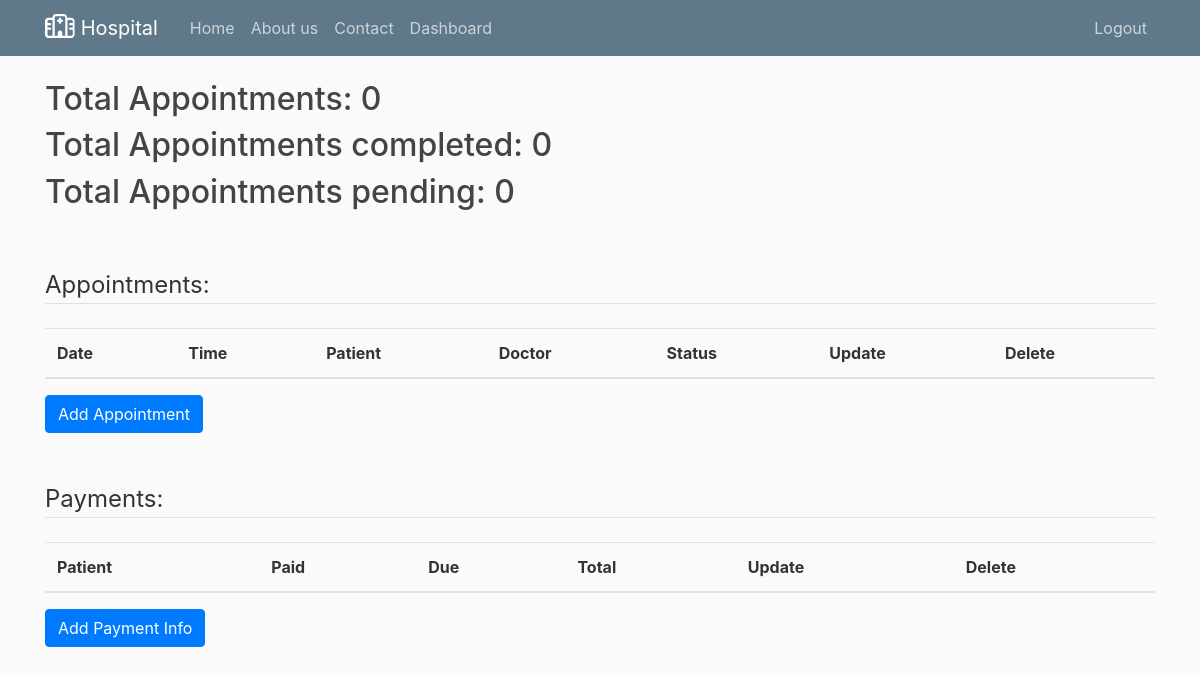
The page /rec/dash (signed in) on the database as committed earlier.
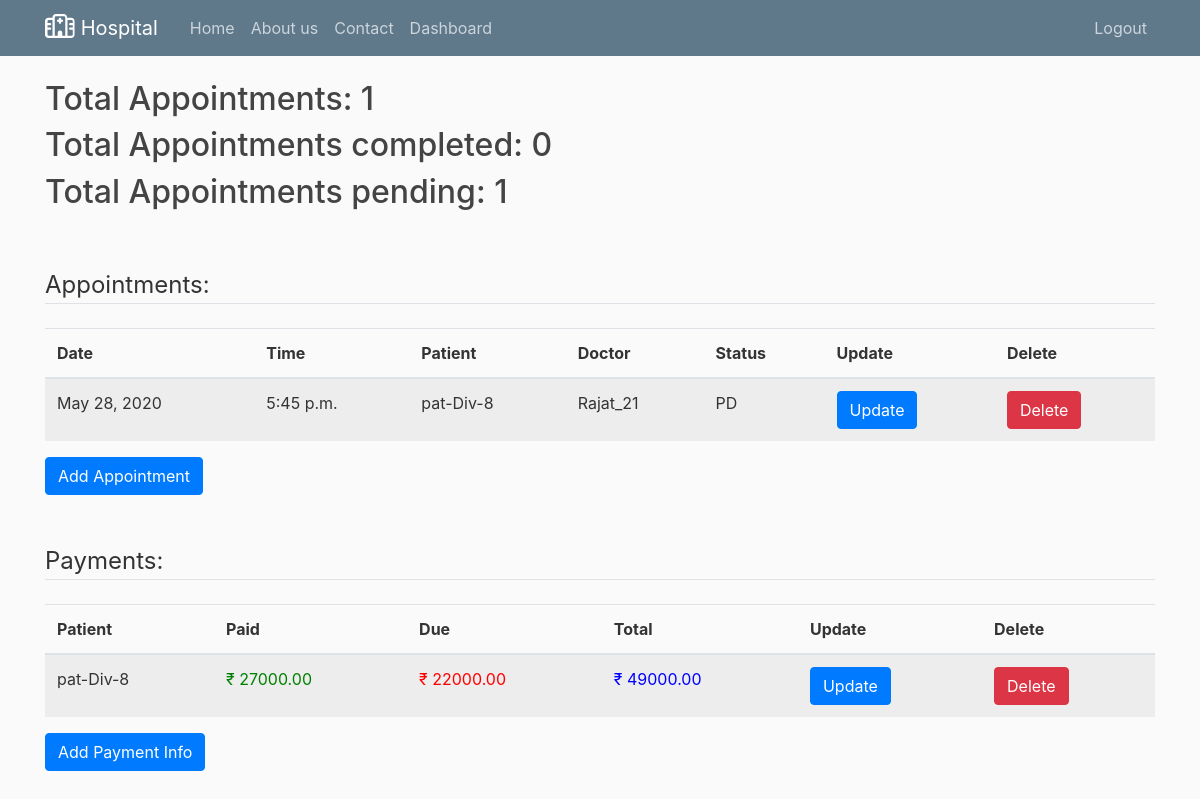
The same page on the database as committed later.
### reception/models.py (models this page shows)
class Appointments(models.Model):
    Pending = 'PD'
    Completed = 'CT'
    statusChoice = [
        (Pending, 'Pending'),
        (Completed, 'Completed'),
    ]
    time = models.TimeField()
    date = models.DateField(auto_now_add=True)
    status = models.CharField(max_length=2, choices=statusChoice)
    pat = models.ForeignKey(PatientProfile, on_delete=models.SET_DEFAULT, null=True, default=None)
    doc = models.ForeignKey(DoctorProfile, on_delete=models.SET_DEFAULT, null=True, default=None)
    class Meta:
        unique_together = ['time', 'date', 'pat', 'doc']

class Account(models.Model):
    paid = models.DecimalField(max_digits=7, decimal_places=2)
    total = models.DecimalField(max_digits=7, decimal_places=2)
    pat = models.ForeignKey(PatientProfile, on_delete=models.SET_DEFAULT, null=True, default=None)

### patient/models.py (models this page shows)
class PatientProfile(models.Model):
    Male = 'M'
    Female = 'F'
    Other = 'O'
    genderchoice = [
        (Male, 'Male'),
        (Female, 'Female'),
        (Other,'Other')
    ]
    A_plus = 'A+'
    A_minus = 'A-'
    B_plus = 'B+'
    B_minus = 'B-'
    bloodChoice = [
        (A_plus, 'A+ type'),
        (A_minus, 'A- Type'),
        (B_minus,'B- Type'),
        (B_plus, 'B+ Type')
    ]
    user = models.OneToOneField(settings.AUTH_USER_MODEL, on_delete=models.CASCADE, null=True)
    phn = models.BigIntegerField(blank=True, null=True, name='Phone')
    pat_id = models.CharField(max_length=20, null=True, blank=True, unique=True)
    gender = models.CharField(max_length=1, choices=genderchoice, default='M', null=True, name='Gender')
    age = models.IntegerField(blank=True, null=True, name='Age')
    address = models.CharField(max_length=250, blank=True, null=True, name='Address')
    blood_group = models.CharField(max_length=2, choices=bloodChoice, null=True, name='Blood_Group')
    case_paper_no = models.IntegerField(null=True, name='Case_Paper_no')
    img = models.ImageField(null=True, blank=True, name='Profile_Picture')
    def __str__(self):
        return self.pat_id

### doctor/models.py (models this page shows)
class DoctorProfile(models.Model):
    user = models.ForeignKey(UserProfile, on_delete=models.CASCADE, null=True)
    phone = models.BigIntegerField(null=True)
    Male = 'M'
    Female = 'F'
    Other = 'O'
    genderchoice = [
        (Male, 'Male'),
        (Female, 'Female'),
        (Other,'Other')
    ]
    gender = models.CharField(max_length=1, choices=genderchoice, default='M', null=True)
    age = models.IntegerField(null=True)
    department = models.CharField(max_length=50, null=True)
    salary = models.IntegerField(null=True)
    def __str__(self):
        return self.user.username

### user/models.py (models this page shows, shortened)
class UserProfile(AbstractBaseUser):
    Doctor = 'D'
    Patient = 'P'
    HR = 'H'
    Reception = 'R'
    Administrator = 'A'
    labelChoice = [
        (Doctor, 'Doctor'),
        (Patient, 'Patient'),
        (HR, 'HR'),
        (Reception, 'Reception'),
        (Administrator, 'Administrator')
    ]
    first_name = models.CharField(max_length=250)
    last_name = models.CharField(max_length=250)
    username = models.CharField(max_length=100, unique=True)
    email = models.EmailField()
    label = models.CharField(max_length=1, choices=labelChoice)
    date_joined = models.DateTimeField(verbose_name='date joined', auto_now_add=True)
    last_login = models.DateTimeField(verbose_name='last joined', auto_now_add=True)
    is_admin = models.BooleanField(default=False)
    is_active = models.BooleanField(default=True)
    is_staff = models.BooleanField(default=False)
    is_superuser = models.BooleanField(default=False)
    USERNAME_FIELD = 'username'
    REQUIRED_FIELDS = ['first_name', 'last_name', 'email', 'label']
    objects = userManager()

### reception/views.py (the view)
# urls.py: path('dash', views.dashboardView, name='recp-dash'),
@login_required
def dashboardView(request):
    if request.user.is_authenticated:
        curr_user = request.user
        if curr_user.label == 'R':
            total = Appointments.objects.all().count()
            completed = Appointments.objects.filter(status = 'CT').count()
            pending = total-completed
            allapps = Appointments.objects.all()
            allacc = Account.objects.all()
            return render(request, 'reception/dashboard.html',
            {'total':total, 'completed': completed, 'pending': pending, 'allapps': allapps, 'allacc': allacc})
        else:
            return redirect('login')

### reception/templates/reception/dashboard.html (shortened to what this page needs)
{% extends 'reception/base.html'%}
{% block content %}
{% load mathfilters %}
<h2>Total Appointments: {{total}}</h2>
<h2>Total Appointments completed: {{completed}}</h2>
<h2>Total Appointments pending: {{pending}}</h2>
<br>
<br>
<legend class="border-bottom mb-4">
    Appointments:
</legend>
<div class="row">
    <div class="col">
        <table class="table table-striped">
            <thead>
                <tr>
                    <th>Date</th>
                    <th>Time</th>
                    <th>Patient</th>
                    <th>Doctor</th>
                    <th>Status</th>
                    <th>Update</th>
                    <th>Delete</th>
                </tr>
            </thead>
            <tbody>
                {% for appointment in allapps %}
                <tr>
                    <td>{{appointment.date}}</td>
                    <td>{{appointment.time}}</td>
                    <td>{{appointment.pat}}</td>
                    <td>{{appointment.doc}}</td>
                    <td>{{appointment.status}}</td>
                    <td>
                        <form method='POST' action="{% url 'upd-app'%}">
                            <button class="btn btn-primary" type="submit">
                                Update
                            </button>
                        </form>
                        </td>
                        <td>
                            <form method='POST' action="{% url 'del-app'%}">
                            <button class="btn btn-danger" type="submit">
                                Delete
                            </button>
                        </form>
                        </td>
                </tr>
                {%endfor%}
            </tbody>
        </table>
        <a href="{% url 'add-app' %}">
        <button class="btn btn-primary">
            Add Appointment
        </button>
        </a>
    </div>
</div>
<br>
<br>
<legend class="border-bottom mb-4">
    Payments:
</legend>
<div class="row">
    <div class="col">
        <table class="table table-striped">
            <thead>
                <tr>
                    <th>Patient</th>
                    <th>Paid</th>
                    <th>Due</th>
                    <th>Total</th>
                    <th>Update</th>
                    <th>Delete</th>
                </tr>
            </thead>
            <tbody>
                {% for account in allacc %}
                <tr>
                    <td>{{account.pat}}</td>
                    <td style="color: green;">&#8377 {{account.paid}}</td>
                    <td style="color: red;">&#8377 {{account.total|sub:account.paid}}</td>
                    <td style="color: blue;">&#8377 {{account.total}}</td>
                    <td>
                        <form method='POST' action="{% url 'upd-acc'%}">
                            <button class="btn btn-primary" type="submit">
                                Update
                            </button>
                        </form>
                        </td>
                        <td>
                            <form method='POST' action="{% url 'del-acc'%}">
                            <button class="btn btn-danger" type="submit">
                                Delete
                            </button>
                        </form>
                        </td>
                </tr>
                {%endfor%}
            </tbody>
        </table>
        <a href="{% url 'add-acc' %}">
        <button class="btn btn-primary" style="margin-bottom: 20px;">
            Add Payment Info
        </button>
        </a>
    </div>
</div>
{% endblock content %}

### reception/templates/reception/base.html (shortened to what this page needs)
<!DOCTYPE html>
<html lang="en">
<head>
    <link rel="stylesheet" href="https://maxcdn.bootstrapcdn.com/bootstrap/4.0.0/css/bootstrap.min.css">
</head>
<body>
    <header class="site-header">
        <nav class="navbar navbar-expand-md navbar-dark bg-steel fixed-top">
          <div class="container">
            <a class="navbar-brand mr-4" href="#">
                <i class='far fa-hospital' style='font-size:24px'></i> Hospital
            </a>
            <div class="collapse navbar-collapse" id="navbarToggle">
              <div class="navbar-nav mr-auto">
                <a class="nav-item nav-link" href="{% url 'home' %}">Home</a>
                <a class="nav-item nav-link" href="#">About us</a>
                <a class="nav-item nav-link" href="#">Contact</a>
                <a class="nav-item nav-link" href="{% url 'recp-dash' %}">Dashboard</a>
              </div>
              <div class="navbar-nav">
                <a class="nav-item nav-link" href="{% url 'logout' %}">Logout</a>
              </div>
            </div>
          </div>
        </nav>
    </header>
    <main role='main', class="container">
        <div>
            {% block content %}{% endblock %}
        </div>
    </main>
</body>
</html>

### reception/templates/reception/base.html (style rules this page uses)
body { background: #fafafa; color: #333333; margin-top: 5rem; }
h1, h2, h3, h4, h5, h6 { color: #444444; }
.bg-steel { background-color: #5f788a; }
.site-header .navbar-nav .nav-link { color: #cbd5db; }

Rows that differ between the two databases and show on the page:
added Appointments: date "May 28, 2020", time "5:45 p.m.", pat "pat-Div-8", doc "Rajat_21", status "PD"
added Account: pat "pat-Div-8", paid "27000.00", total|sub "22000.00", total "49000.00"
Other text that changed with them:
{{ total }}: "0" → "1"
{{ pending }}: "0" → "1"
